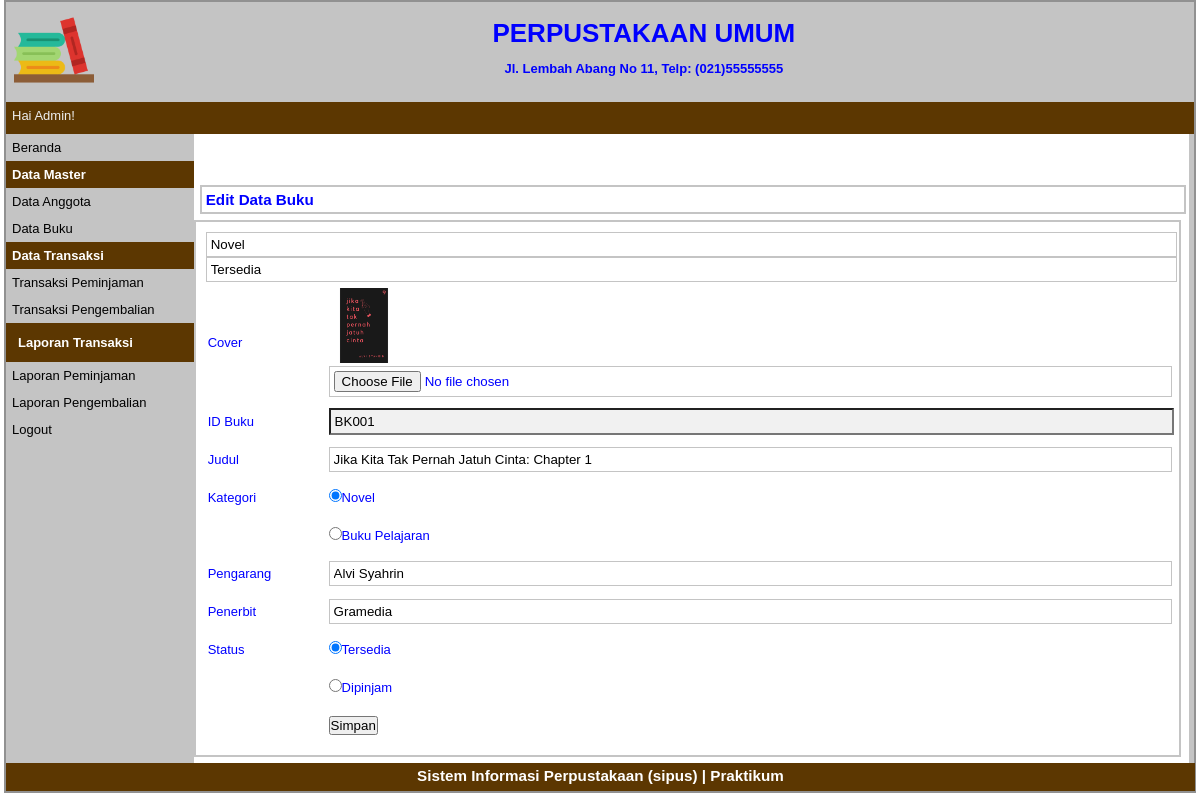
/index.php?p=buku-edit&id=BK001 (signed in), run on the app's committed database.
### tables this page shows
CREATE TABLE `tbbuku` (
  `idbuku` varchar(5) NOT NULL,
  `judul` varchar(50) NOT NULL,
  `kategori` varchar(50) NOT NULL,
  `pengarang` varchar(40) NOT NULL,
  `penerbit` varchar(40) NOT NULL,
  `status` varchar(10) NOT NULL,
  `cover` varchar(35) NOT NULL
);

### pages/buku-edit.php (the view, shortened to what this page needs)
<?php
    $id_buku = $_GET['id'];
    $q_tampil_buku = mysqli_query($db,"SELECT * FROM tbbuku WHERE idbuku = '$id_buku'");
    $r_tampil_buku = mysqli_fetch_array($q_tampil_buku);
    if(empty($r_tampil_buku['cover']) or ($r_tampil_buku['cover'] == '-')) {
        $cover = "book-no-photo.jpg";
    } else {
        $cover = $r_tampil_buku['cover'];
    }
?>
<div id="label-page"><h3>Edit Data Buku</h3></div>
<div id="content">
    <form action="proses/buku-edit-proses.php" method="post" enctype="multipart/form-data">
        <table id="tabel-input">
            <tr>
                <td class="label-formulir">Cover</td>
                <td class="isian-formulir">
                    <img src="images/<?php echo $cover; ?>" width=70px height=75px>
                    <input type="file" name="cover" class="isian-formulir isian-formulir-border">
                </td>
            </tr>
            <tr>
                <td class="label-formulir">ID Buku</td>
                <td class="isian-formulir"><input type="text" name="id_buku" value="<?php echo $r_tampil_buku['idbuku']; ?>" readonly="readonly"
                class="isian-formulir isian-formnlir-border warna-formulir-disabled"></td>
            </tr>
            <tr>
                <td class="label-formulir">Judul</td>
                <td class="isian-formulir"><input type="text" name="judul" value="<?php echo $r_tampil_buku['judul']; ?>" class="isian-formulir isian-formulir-border"></td>
            </tr>
            <tr>
                <td class="label-formulir">Kategori</td>
                <?php
                    if($r_tampil_buku['kategori']=="Novel") {
                        echo "<td class='isian-formulir'><input type='radio' name='kategori' value='Novel' checked>Novel</label></td>
            </tr>
            <tr>
                <td class='label-formulir'></td>
                <td class='isian-formulir'><input type='radio' name='kategori' value='Buku_Pelajaran'>Buku Pelajaran</td>";
                    } elseif($r_tampil_buku['kategori']=="Buku_pelajaran") {
                        echo "<td class='isian-formulir'><input type='radio' name='kategori' value='Novel'>Novel</label></td>
            </tr>
            <tr>
                <td class='label-formulir'></td>
                <td class='isian-formulir'><input type='radio' name='kategori' value='Buku_Pelajaran' checked>Buku Pelajaran</td>";
                    }
                ?>
                <input type="text" name="kategori" value="<?php echo $r_tampil_buku['kategori']; ?>" class="isian-formulir isian-formulir-border"></td>
            </tr>
            <tr>
                <td class="label-formulir">Pengarang</td>
                <td class="isian-formulir"><input type="text" name="pengarang" value="<?php echo $r_tampil_buku['pengarang']; ?>" class="isian-formulir isian-formulir-border"></td>
            </tr>
            <tr>
                <td class="label-formulir">Penerbit</td>
                <td class="isian-formulir"><input type="text" name="penerbit" value="<?php echo $r_tampil_buku['penerbit']; ?>" class="isian-formulir isian-formulir-border"></td>
            </tr>
            <tr>
                <td class="label-formulir">Status</td>
                <?php
                    if($r_tampil_buku['status']=="Tersedia") {
                        echo "<td class='isian-formulir'><input type='radio' name='status' value='Tersedia' checked>Tersedia</label></td>
            </tr>
            <tr>
                <td class='label-formulir'></td>
                <td class='isian-formulir'><input type='radio' name='status' value='Dipinjam'>Dipinjam</td>";
                    } elseif($r_tampil_buku['status']=="Dipinjam") {
                        echo "<td class='isian-formulir'><input type='radio' name='status' value='Tersedia'>Tersedia</label></td>
            </tr>
            <tr>
                <td class='label-formulir'></td>
                <td class='isian-formulir'><input type='radio' name='status' value='Dipinjam' checked>Dipinjam</td>";
                    }
                ?>
                <input type="text" name="status" value="<?php echo $r_tampil_buku['status']; ?>" class="isian-formulir isian-formulir-border"></td>
            </tr>
            <tr>
                <td class="label-formulir"></td>
                <td class="isian-formulir"><input type="submit" name="simpan" value="Simpan" id="tombol-simpan"></td>
            </tr>
        </table>
    </form>
</div>

### style.css (style rules this page uses)
* { margin:0px; padding:0px }
body { font-family:sans-serif; font-size:13px; color:blue; }
#label-page { margin-top:6px; margin-bottom:6px; margin-left:6px; border:2px solid #C4C4C4; padding:4px; width:97.9%; }
#content { float:left; width: 96.8%; min-height:454px; border: 2px solid #C4C4C4; padding:10px; margin-bottom:6px; }
#tabel-input { width:100%; }
.label-formulir { width:12%; height:36px; margin:20px; }
.isian-formulir { width:80%; padding:4px; width:99.8%; }
.isian-formulir-border { border:1px solid #C4C4C4; }
.warna-formulir-disabled { background-color:#F1F1F1; }

### data on the page
tbbuku: cover (picture), id_buku "BK001", judul "Jika Kita Tak Pernah Jatuh Cinta: Chapter 1", kategori "Novel", pengarang "Alvi Syahrin", penerbit "Gramedia", status "Tersedia"

### other printed values
$_SESSION['sesi'] "Admin"
